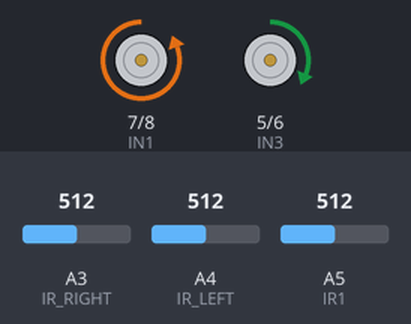
The sketch below on a simulated Arduino Uno, built with avr-gcc and run on an emulated ATmega328P. Shown: motor-driver pin pairs drawn as motors (green arrow = first pin HIGH = forward, orange = second pin HIGH = backward, longer = more drive, scaled by the enable pin). The test bench sets the inputs (shaded band); at power-on: A5 (IR1) = 512, A4 (IR_LEFT) = 512, A3 (IR_RIGHT) = 512.

Above: at 3.8 s.
3.9 s: A5 (IR1) set to 971
5.4 s: A5 (IR1) set to 1001
At 6.2 s:
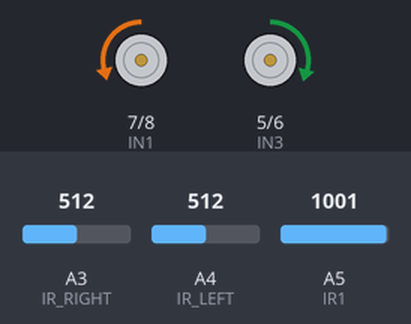
8.4 s: A4 (IR_LEFT) set to 479
11.4 s: A5 (IR1) set to 978
At 13.6 s:
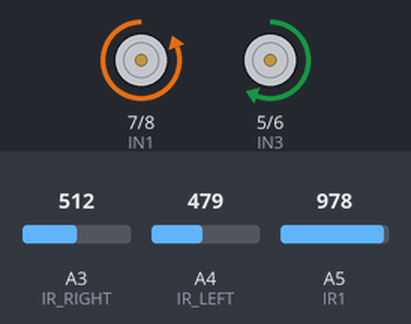
13.9 s: A3 (IR_RIGHT) set to 470
At 14.7 s:
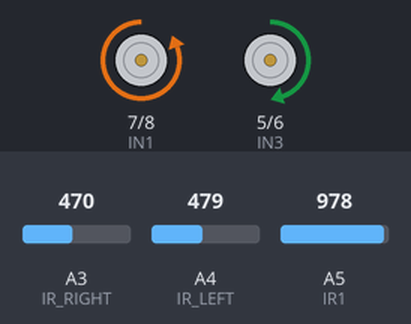
15.4 s: A3 (IR_RIGHT) set to 306
At 15.9 s:
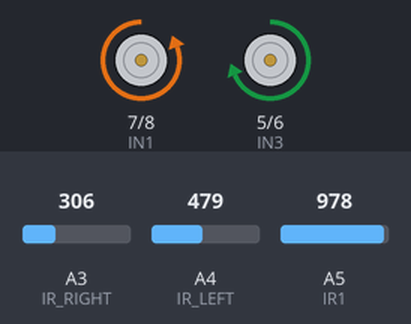
Timing chart, 0 to 17.9 s (numbered marks = the images above; inputs shaded):
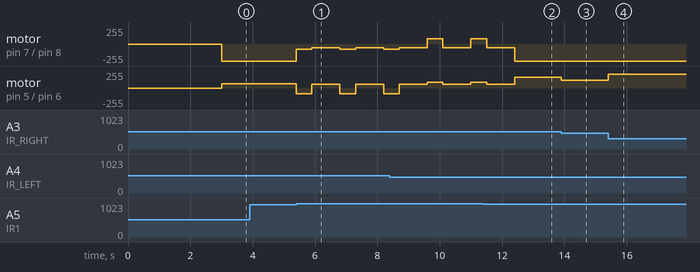

Measured:
- the behaviour switches between 988 and 989 on A5 (IR1) (found by bisection; images 0 and 1)
- after the input at 3.9 s, every drawn part: stays the same
- after the input at 5.4 s, motor on pin 7 (IN1) / pin 8 (IN2): alternates backward 80/255 for 0.50 s and backward 57/255 for 0.90 s, starting at once; motor on pin 5 (IN3) / pin 6 (IN4): alternates backward 87/255 for 0.50 s and forward 59/255 for 0.90 s, starting at once
- after the input at 13.9 s, motor on pin 5 (IN3) / pin 6 (IN4): forward 160/255 → forward 118/255 at once
- after the input at 15.4 s, motor on pin 5 (IN3) / pin 6 (IN4): forward 118/255 → forward 210/255 at once

The sketch:

onewallpid.ino
```cpp
#define IR1 19 //front sensor
#define IR_RIGHT 17
#define IR_LEFT 18
#define PWM1 10 //right
#define PWM2 11 //left
#define IN3 5 //right
#define IN4 6 //right
#define IN1 7 //left
#define IN2 8 //left

bool start = false;

//constants


void setup()
{
  //IR Sensor pin
  pinMode(IR1, INPUT);
  pinMode(IR_RIGHT, INPUT);
  pinMode(IR_LEFT, INPUT);
  //pwm pins
  pinMode(PWM1,OUTPUT);
  pinMode(PWM2,OUTPUT);

  //motor control pins
  pinMode(IN1, OUTPUT);
  pinMode(IN2, OUTPUT);
  pinMode(IN3, OUTPUT);
  pinMode(IN4, OUTPUT);
  //Serial.begin(9600);
}

void loop()
{
  if (start == false)
  {
    delay(3000);
    start = true;
  }

  int left_sensor = analogRead(IR_LEFT) - 11;
  int right_sensor = analogRead(IR_RIGHT);
  int front_sensor = analogRead(IR1);

  int left_error = left_sensor - 971;
  int right_error = (right_sensor - 971);

  float left_speed_l = 100 + 1 * left_error;
  float right_speed_l = 107 - 1 * left_error;

  float left_speed_r = 100 - 1 * right_error;
  float right_speed_r = 107 + 1 * right_error;


  if (left_sensor > 480)
  {
    if (front_sensor > 988)
    {
      digitalWrite(IN1, LOW);
      digitalWrite(IN2, HIGH);
      analogWrite(PWM1, 80);

      digitalWrite(IN3, LOW);
      digitalWrite(IN4, HIGH);
      analogWrite(PWM2, 87);
      delay(500);

      digitalWrite(IN1, LOW);
      digitalWrite(IN2, HIGH);
      analogWrite(PWM1, 57);

      digitalWrite(IN3, HIGH);
      digitalWrite(IN4, LOW);
      analogWrite(PWM2, 59);
      delay(900);
    }
    else
    {
      digitalWrite(IN1, LOW);
      digitalWrite(IN2, HIGH);
      analogWrite(PWM1, left_speed_l);

      digitalWrite(IN3, HIGH);
      digitalWrite(IN4, LOW);
      analogWrite(PWM2, right_speed_l);
    }
  }
  else
  {
    if (front_sensor > 988)
    {
      digitalWrite(IN1, HIGH);
      digitalWrite(IN2, LOW);
      analogWrite(PWM1, 80);

      digitalWrite(IN3, HIGH);
      digitalWrite(IN4, LOW);
      analogWrite(PWM2, 87);
      delay(500);

      digitalWrite(IN1, LOW);
      digitalWrite(IN2, HIGH);
      analogWrite(PWM1, 57);

      digitalWrite(IN3, HIGH);
      digitalWrite(IN4, LOW);
      analogWrite(PWM2, 59);
      delay(900);
    }
    else
    {
      digitalWrite(IN1, LOW);
      digitalWrite(IN2, HIGH);
      analogWrite(PWM1, left_speed_r);

      digitalWrite(IN3, HIGH);
      digitalWrite(IN4, LOW);
      analogWrite(PWM2, right_speed_r);
    }
  }


//  Serial.println(left_error);
//  Serial.println(right_error);
//  delay(1000);
//  Serial.println(left_speed_l);
//  Serial.println(right_speed_l);
//  delay(1000);


}
```
